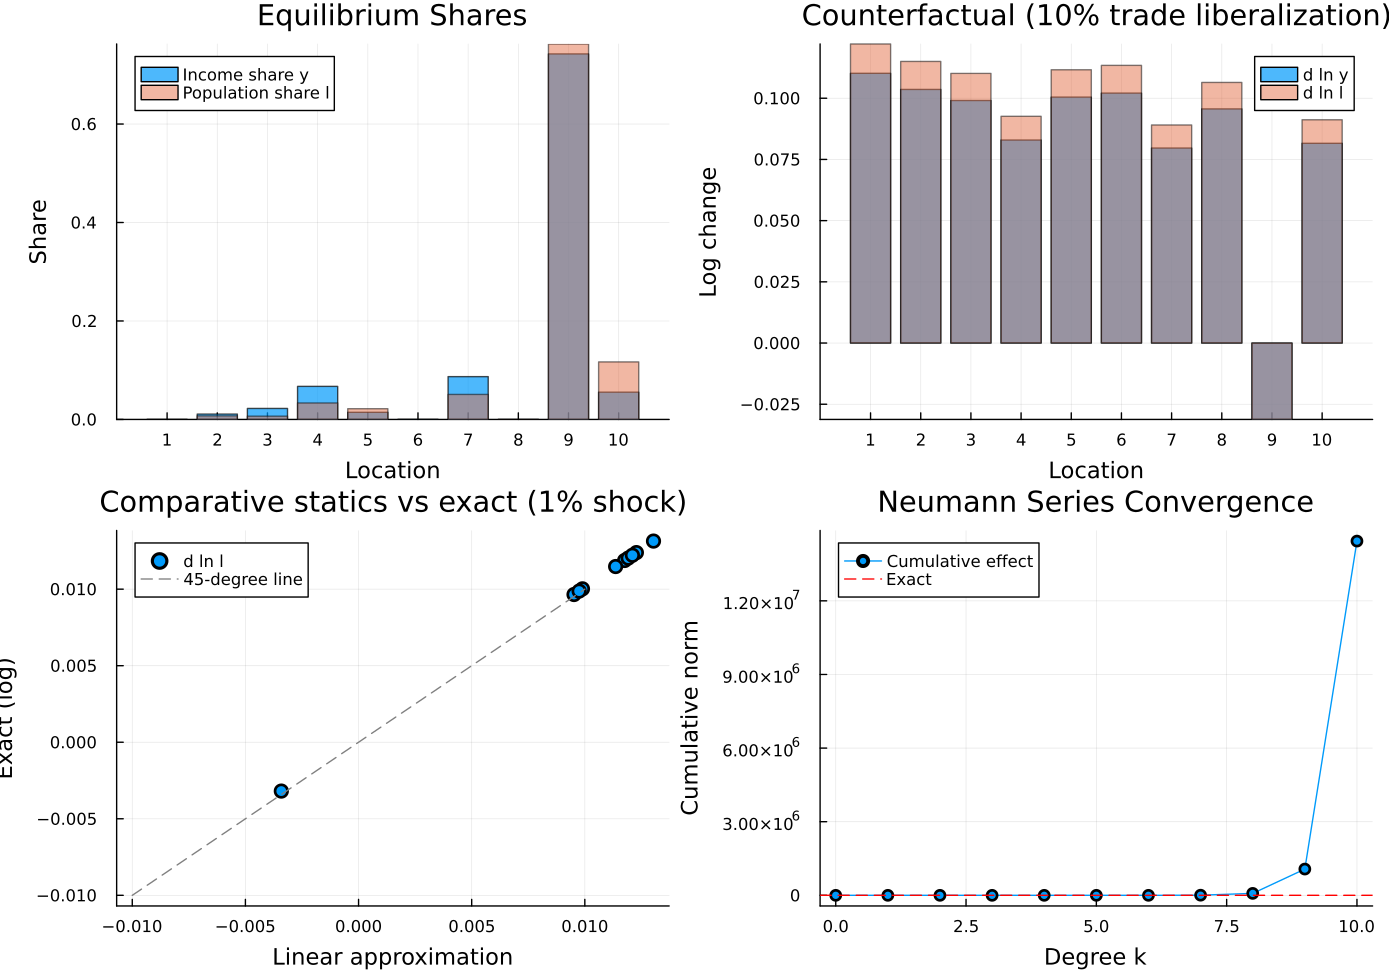

Write the Julia code that produced this figure.
# Workhorse Quantitative Economic Geography Framework
# Based on Section 6 of Allen & Arkolakis (2025)
# "Quantitative Regional Economics", Handbook of Regional and Urban Economics

# Implements: General gravity-based framework with four model elasticities,
# nesting Allen-Arkolakis, Krugman, Helpman, Eaton-Kortum, Redding, and other models.
# Includes equilibrium solver, exact hat algebra counterfactuals, and linear comparative statics.

using Random
using Statistics
using Plots
using LinearAlgebra
using StatsBase: geomean

# ============================================================
# Model Elasticity Mappings (Table 1)
# ============================================================

"""
    model_elasticities(model; sigma, alpha, beta, theta, mu, epsilon_pref)

Return the four workhorse elasticities (eps_S_local, eps_S_global, eps_D_local, eps_D_global)
for a named model from Table 1 of Allen & Arkolakis (2025).
"""
function model_elasticities(model::String; sigma=4.0, alpha=0.05, beta=-0.1,
                            theta=4.0, mu=0.75, epsilon_pref=3.0)
    if model == "Allen-Arkolakis"
        return (; eps_S_local = -beta, eps_S_global = 1/(sigma-1),
                  eps_D_local = (1-alpha*(sigma-1))/sigma, eps_D_global = 1/sigma)
    elseif model == "Rosen-Roback"
        return (; eps_S_local = -beta, eps_S_global = 0.0,
                  eps_D_local = alpha, eps_D_global = 0.0)
    elseif model == "Krugman"
        return (; eps_S_local = 0.0, eps_S_global = 1/(sigma-1),
                  eps_D_local = 0.0, eps_D_global = 1/sigma)
    elseif model == "Helpman"
        return (; eps_S_local = (1-mu)/mu, eps_S_global = 1/(sigma-1),
                  eps_D_local = 0.0, eps_D_global = 1/sigma)
    elseif model == "Eaton-Kortum"
        return (; eps_S_local = 0.0, eps_S_global = 1/theta,
                  eps_D_local = 1/(1+theta), eps_D_global = 1/(1+theta))
    elseif model == "Donaldson-Hornbeck"
        gamma = 1 - alpha - mu  # labor share (residual)
        return (; eps_S_local = 0.0, eps_S_global = 1/theta,
                  eps_D_local = (1+alpha*theta)/(1+(alpha+gamma)*theta),
                  eps_D_global = 1/(1+(alpha+gamma)*theta))
    elseif model == "Redding-CRS"
        return (; eps_S_local = (1+(1-mu)*epsilon_pref)/(mu*epsilon_pref),
                  eps_S_global = 1/theta,
                  eps_D_local = 1/(1+theta), eps_D_global = 1/(1+theta))
    elseif model == "Redding-IRS"
        return (; eps_S_local = (1+(1-mu)*epsilon_pref)/(mu*epsilon_pref),
                  eps_S_global = 1/(sigma-1),
                  eps_D_local = 0.0, eps_D_global = 1/sigma)
    else
        error("Unknown model: $model. Choose from: Allen-Arkolakis, Rosen-Roback, Krugman, Helpman, Eaton-Kortum, Donaldson-Hornbeck, Redding-CRS, Redding-IRS")
    end
end

# ============================================================
# A and B Matrices (Section 6.3-6.5)
# ============================================================

"""
    compute_AB_matrices(eps_S_local, eps_S_global, eps_D_local, eps_D_global)

Compute the B matrix (change of variables, eqs 86-87), A matrix (model elasticities,
eqs 71-72), and check uniqueness condition rho(|A|) <= 1.

Returns NamedTuple with A, B, B_inv, rho_A, unique.
"""
function compute_AB_matrices(eps_S_local, eps_S_global, eps_D_local, eps_D_global)
    # B matrix: maps (ln y, ln l) -> (ln x, ln z) from eqs 86-87
    # ln x = (1/eps_D_global)*ln y - ((1-eps_D_local)/eps_D_global)*ln l     (eq 86)
    # ln z = (-1/eps_S_global)*ln y + ((eps_S_local+1)/eps_S_global)*ln l    (eq 87)
    B = [1/eps_D_global       (eps_D_local-1)/eps_D_global;
        -1/eps_S_global       (eps_S_local+1)/eps_S_global]

    # Check if B is singular (some models like Krugman with eps_D_local=0 have det(B)=0)
    d = det(B)
    if abs(d) < 1e-12
        # B is singular; cannot invert. Return with NaN A matrix.
        A = fill(NaN, 2, 2)
        return (; A, B, B_inv=fill(NaN, 2, 2), rho_A=NaN, unique=false, singular_B=true)
    end

    B_inv = inv(B)

    # RHS exponent matrix from eqs 68-69 (exponents on y_j and l_j on the right-hand side)
    RHS = [(eps_S_global+1)/eps_S_global    -(1+eps_S_local)/eps_S_global;
           (eps_D_global-1)/eps_D_global     (1-eps_D_local)/eps_D_global]

    # A matrix: A = B^(-1) * RHS (eqs 71-72)
    A = B_inv * RHS

    # Uniqueness: spectral radius of |A| (Section 6.5)
    A_abs = abs.(A)
    rho_A = maximum(abs.(eigvals(A_abs)))

    is_unique = rho_A <= 1.0 + 1e-10  # small tolerance for floating point

    return (; A, B, B_inv, rho_A, unique=is_unique, singular_B=false)
end

# ============================================================
# Equilibrium Solver (eqs 68-69 / 71-72)
# ============================================================

"""
    solve_workhorse(K, eps_S_local, eps_S_global, eps_D_local, eps_D_global, Lbar;
                    maxiter, damping, tol)

Solve the workhorse equilibrium system (eqs 71-72) using fixed-point iteration.

K: N x N composite geography matrix, K_ij = T_ij * C_D_i^(1/eps_D_global) * C_S_j^(1/eps_S_global)

Returns NamedTuple with w, L, y, l, x, z, lambda, MA_out, MA_in, X, Y, E, A_mat, B_mat, converged.
"""
function solve_workhorse(K, eps_S_local, eps_S_global, eps_D_local, eps_D_global, Lbar;
                         maxiter=5000, damping=0.25, tol=6)
    tic = time()
    N = size(K, 1)

    # Compute A and B matrices
    ab = compute_AB_matrices(eps_S_local, eps_S_global, eps_D_local, eps_D_global)
    A_mat = ab.A
    B_mat = ab.B
    B_inv = ab.B_inv
    a11, a12 = A_mat[1,1], A_mat[1,2]
    a21, a22 = A_mat[2,1], A_mat[2,2]

    println("A matrix of model elasticities:")
    display(round.(A_mat, digits=4))
    println("Spectral radius rho(|A|) = $(round(ab.rho_A, digits=4))")
    ab.unique ? println("Unique equilibrium guaranteed.") : println("WARNING: rho(|A|) > 1, uniqueness not guaranteed!")

    # Initialize x, z (positive vectors)
    x = ones(N)
    z = ones(N)
    converged = false

    println(">>>> Start Equilibrium Convergence <<<<")

    for iter in 1:maxiter
        # Eq 71: lambda * x_i = sum_j K_ij * x_j^a11 * z_j^a12
        rhs_x = K * (x .^ a11 .* z .^ a12)

        # Eq 72: lambda * z_i = sum_j K_ji * x_j^a21 * z_j^a22
        rhs_z = K' * (x .^ a21 .* z .^ a22)

        # Compute lambda as the geometric mean of implied lambdas
        lambda_x = sum(rhs_x) / sum(x)
        lambda_z = sum(rhs_z) / sum(z)
        lambda = sqrt(lambda_x * lambda_z)

        # Update
        x_new = rhs_x ./ lambda
        z_new = rhs_z ./ lambda

        # Normalize to prevent drift
        x_new ./= geomean(x_new)
        z_new ./= geomean(z_new)

        # Damped update
        x_new = damping .* x_new + (1 - damping) .* x
        z_new = damping .* z_new + (1 - damping) .* z

        # Convergence check
        x_r = round.(x_new .* 10.0^tol)
        z_r = round.(z_new .* 10.0^tol)
        x_old_r = round.(x .* 10.0^tol)
        z_old_r = round.(z .* 10.0^tol)

        if x_r == x_old_r && z_r == z_old_r
            println(">>>> Equilibrium Convergence Achieved at iteration $iter <<<<")
            converged = true
            x = x_new
            z = z_new
            break
        end

        x = x_new
        z = z_new
    end

    if !converged
        println("WARNING: Equilibrium convergence NOT achieved after $maxiter iterations")
    end

    # Recover (y, l) from (x, z) using B^(-1)
    # [ln y; ln l] = B^(-1) * [ln x; ln z]
    ln_x = log.(x)
    ln_z = log.(z)
    ln_y = B_inv[1,1] .* ln_x + B_inv[1,2] .* ln_z
    ln_l = B_inv[2,1] .* ln_x + B_inv[2,2] .* ln_z

    y = exp.(ln_y)
    l = exp.(ln_l)

    # Normalize shares to sum to 1
    y ./= sum(y)
    l ./= sum(l)

    # Recover physical quantities
    L = l .* Lbar
    # w_i * L_i / Y_W = y_i, and Y_W is just a scale factor
    # w_i = y_i * Y_W / L_i = y_i / l_i * (Y_W / Lbar)
    # For now set Y_W = Lbar (numeraire), so w_i = y_i / l_i
    w = y ./ l
    w ./= geomean(w)

    # Recalculate y consistently
    Y = w .* L
    Y_W = sum(Y)
    y = Y ./ Y_W

    # Compute lambda from the equilibrium
    # Recompute final lambda
    rhs_x_final = K * (x .^ a11 .* z .^ a12)
    lambda = sum(rhs_x_final) / sum(x)

    # Compute market access (eqs 64-65)
    E = Y  # balanced trade: E_i = Y_i
    MA_out, MA_in = solve_market_access(K, Y, E, eps_S_global, eps_D_global;
                                         maxiter=maxiter, damping=damping, tol=tol)

    # Trade flows (eq 61): X_ij = T_ij * Y_i / MA_out_i * E_j / MA_in_j
    # Note: K_ij includes C_D and C_S, but trade flows use T_ij.
    # Since we only have K, we compute X_ij = K_ij * Y_i / MA_out_i * E_j / MA_in_j
    # (proportional to true trade flows, fine for shares)
    X = zeros(N, N)
    for i in 1:N, j in 1:N
        X[i,j] = K[i,j] * (Y[i] / MA_out[i]) * (E[j] / MA_in[j])
    end
    # Normalize rows to match Y_i
    for i in 1:N
        X[i,:] .*= Y[i] / sum(X[i,:])
    end

    elapsed = time() - tic
    println("Elapsed time: $(round(elapsed, digits=2))s")

    return (; w, L, y, l, x, z, lambda, MA_out, MA_in, X, Y, E, Y_W,
              A_mat, B_mat, B_inv, converged, elapsed)
end

"""
    solve_market_access(K, Y, E, eps_S_global, eps_D_global; maxiter, damping, tol)

Solve the market access equations (64-65) by fixed-point iteration.
MA_out_i = sum_j K_ij * E_j / MA_in_j
MA_in_i = sum_j K_ji * Y_j / MA_out_j
"""
function solve_market_access(K, Y, E, eps_S_global, eps_D_global;
                              maxiter=2000, damping=0.25, tol=6)
    N = length(Y)
    MA_out = ones(N)
    MA_in = ones(N)

    for iter in 1:maxiter
        MA_out_new = [sum(K[i,j] * E[j] / MA_in[j] for j in 1:N) for i in 1:N]
        MA_in_new = [sum(K[j,i] * Y[j] / MA_out[j] for j in 1:N) for i in 1:N]

        # Normalize
        MA_out_new ./= geomean(MA_out_new)
        MA_in_new ./= geomean(MA_in_new)

        # Convergence check
        out_r = round.(MA_out_new .* 10.0^tol)
        in_r = round.(MA_in_new .* 10.0^tol)
        out_old_r = round.(MA_out .* 10.0^tol)
        in_old_r = round.(MA_in .* 10.0^tol)

        if out_r == out_old_r && in_r == in_old_r
            MA_out = MA_out_new
            MA_in = MA_in_new
            break
        end

        MA_out = damping .* MA_out_new + (1 - damping) .* MA_out
        MA_in = damping .* MA_in_new + (1 - damping) .* MA_in
    end

    return MA_out, MA_in
end

# ============================================================
# Counterfactual: Exact Hat Algebra (eqs 80-81)
# ============================================================

"""
    counterfactual_hat(K_hat, result; maxiter, damping, tol)

Perform counterfactual analysis using exact hat algebra (eqs 80-81).

K_hat: N x N matrix of changes in composite geography (K_ij^B / K_ij^A).
result: NamedTuple from solve_workhorse (baseline equilibrium).

Returns NamedTuple with y_hat, l_hat, w_hat, L_hat, lambda_hat.
"""
function counterfactual_hat(K_hat, result;
                            maxiter=5000, damping=0.25, tol=6)
    N = length(result.w)
    eps_S_local = result.B_mat[2,2] * result.B_mat[2,2] # recover from stored matrices
    # Actually, we need the elasticities. Extract from A and B matrices.
    # Better: pass them explicitly or recover from the B matrix
    # B = [1/eD_g, (eD_l-1)/eD_g; -1/eS_g, (eS_l+1)/eS_g]
    eD_g = 1 / result.B_mat[1,1]
    eD_l = result.B_mat[1,2] * eD_g + 1
    eS_g = -1 / result.B_mat[2,1]
    eS_l = result.B_mat[2,2] * eS_g - 1

    # Export shares: T_ij = X_ij / Y_i
    T_share = result.X ./ result.Y
    # Import shares: S_ij = X_ij / E_j  => S_ji = X_ji / E_i
    # For eq 81: sum_j (X_ji^A / E_i^A) * K_hat_ji * ...
    # D_ji = X_ji / E_i
    E = result.E

    # Exponents from eqs 80-81
    # LHS of eq 80: lambda_hat * y_hat_i^(1/eD_g) * l_hat_i^((eD_l-1)/eD_g)
    # RHS of eq 80: sum_j (X_ij/Y_i) * K_hat_ij * y_hat_j^((eS_g+1)/eS_g) * l_hat_j^(-(1+eS_l)/eS_g)
    # LHS of eq 81: lambda_hat * y_hat_i^(-1/eS_g) * l_hat_i^((eS_l+1)/eS_g)
    # RHS of eq 81: sum_j (X_ji/E_i) * K_hat_ji * y_hat_j^((eD_g-1)/eD_g) * l_hat_j^((1-eD_l)/eD_g)

    # Use the (x_hat, z_hat) formulation via A matrix
    A_mat = result.A_mat
    B_inv = result.B_inv
    a11, a12 = A_mat[1,1], A_mat[1,2]
    a21, a22 = A_mat[2,1], A_mat[2,2]

    # Weighted K_hat matrices using export and import shares
    # For eq 80 (export side): C_ij = (X_ij/Y_i) * K_hat_ij
    C = T_share .* K_hat
    # For eq 81 (import side): D_ji = (X_ji/E_i) * K_hat_ji
    # D[j,i] = X[j,i]/E[i] * K_hat[j,i]
    S_by_E = result.X ./ (ones(N) * E')  # S[j,i] = X[j,i] / E[i]  -- this is N x N
    D = S_by_E .* K_hat

    # Initialize
    x_hat = ones(N)
    z_hat = ones(N)
    converged = false

    y_A = result.y
    l_A = result.l

    for iter in 1:maxiter
        # RHS of eq 80 in (x,z) form: sum_j C_ij * x_hat_j^a11 * z_hat_j^a12
        rhs_x = C * (x_hat .^ a11 .* z_hat .^ a12)

        # RHS of eq 81 in (x,z) form: sum_j D_ji * x_hat_j^a21 * z_hat_j^a22
        # D is stored as D[j,i], so D' gives us D[i,j] indexed by i
        rhs_z = D' * (x_hat .^ a21 .* z_hat .^ a22)

        # Compute lambda_hat from adding-up constraints:
        # sum(y_A .* y_hat) = 1 and sum(l_A .* l_hat) = 1
        # y_hat and l_hat are recovered from x_hat, z_hat via B_inv
        # For now, use normalization on x_hat and z_hat
        lambda_x = sum(rhs_x .* x_hat) / sum(x_hat .^ 2)
        lambda_z = sum(rhs_z .* z_hat) / sum(z_hat .^ 2)
        lambda_hat = sqrt(abs(lambda_x * lambda_z))
        if lambda_hat == 0; lambda_hat = 1.0; end

        x_hat_new = rhs_x ./ lambda_hat
        z_hat_new = rhs_z ./ lambda_hat

        # Recover y_hat, l_hat to enforce adding-up constraints
        ln_xh = log.(max.(x_hat_new, 1e-15))
        ln_zh = log.(max.(z_hat_new, 1e-15))
        ln_yh = B_inv[1,1] .* ln_xh + B_inv[1,2] .* ln_zh
        ln_lh = B_inv[2,1] .* ln_xh + B_inv[2,2] .* ln_zh
        y_hat_raw = exp.(ln_yh)
        l_hat_raw = exp.(ln_lh)

        # Enforce: sum(y_A .* y_hat) = 1
        y_hat_raw ./= sum(y_A .* y_hat_raw)
        l_hat_raw ./= sum(l_A .* l_hat_raw)

        # Back to (x_hat, z_hat)
        ln_yh = log.(y_hat_raw)
        ln_lh = log.(l_hat_raw)
        x_hat_new = exp.(result.B_mat[1,1] .* ln_yh + result.B_mat[1,2] .* ln_lh)
        z_hat_new = exp.(result.B_mat[2,1] .* ln_yh + result.B_mat[2,2] .* ln_lh)

        # Damped update
        x_hat_new = damping .* x_hat_new + (1 - damping) .* x_hat
        z_hat_new = damping .* z_hat_new + (1 - damping) .* z_hat

        # Convergence
        if round.(x_hat_new .* 10.0^tol) == round.(x_hat .* 10.0^tol) &&
           round.(z_hat_new .* 10.0^tol) == round.(z_hat .* 10.0^tol)
            println(">>>> Counterfactual Convergence at iteration $iter <<<<")
            converged = true
            x_hat = x_hat_new
            z_hat = z_hat_new
            break
        end

        x_hat = x_hat_new
        z_hat = z_hat_new
    end

    if !converged
        println("WARNING: Counterfactual convergence NOT achieved")
    end

    # Final recovery
    ln_xh = log.(x_hat)
    ln_zh = log.(z_hat)
    ln_yh = B_inv[1,1] .* ln_xh + B_inv[1,2] .* ln_zh
    ln_lh = B_inv[2,1] .* ln_xh + B_inv[2,2] .* ln_zh
    y_hat = exp.(ln_yh)
    l_hat = exp.(ln_lh)

    # Normalize
    y_hat ./= sum(y_A .* y_hat)
    l_hat ./= sum(l_A .* l_hat)

    # Welfare change
    lambda_hat = sum(C * (x_hat .^ a11 .* z_hat .^ a12) ./ x_hat) / N

    # Recover wage and population changes
    w_hat = (y_hat ./ l_hat) ./ (y_A ./ l_A) .* (y_A ./ l_A)
    # More precisely: w_new*L_new/Y_W_new = y_A*y_hat and L_new/Lbar = l_A*l_hat
    # => w_hat = y_hat / l_hat (up to aggregate scale)
    w_hat = y_hat ./ l_hat
    L_hat = l_hat

    return (; y_hat, l_hat, w_hat, L_hat, lambda_hat, converged, x_hat, z_hat)
end

# ============================================================
# Comparative Statics (eq 93)
# ============================================================

"""
    comparative_statics(result, dln_K; eps_S_local, eps_S_global, eps_D_local, eps_D_global)

Compute first-order comparative statics for small changes in geography (eq 93).

result: NamedTuple from solve_workhorse.
dln_K: N x N matrix of log changes in K_ij.

Returns NamedTuple with dln_x, dln_z, dln_y, dln_l, dln_lambda, dln_w.
"""
function comparative_statics(result, dln_K)
    N = length(result.w)
    A_mat = result.A_mat
    B_mat = result.B_mat
    B_inv = result.B_inv
    a11, a12 = A_mat[1,1], A_mat[1,2]
    a21, a22 = A_mat[2,1], A_mat[2,2]
    b11, b12 = B_inv[1,1], B_inv[1,2]  # Note: using B_inv for recovery
    b21, b22 = B_inv[2,1], B_inv[2,2]

    # From B_mat for Q construction
    bm11, bm12 = B_mat[1,1], B_mat[1,2]
    bm21, bm22 = B_mat[2,1], B_mat[2,2]

    # Export share matrix: T[i,j] = X_ij / Y_i
    T_share = result.X ./ result.Y
    # Import share matrix: S[i,j] = X_ij / E_j
    S_share = result.X ./ (ones(N) * result.E')

    y = result.y
    l = result.l

    # Q matrix (2N x 2N) - ensures adding-up constraints (eq after 92)
    # Q = [b11/(b11+b12) * ones(N)*y'   b12/(b11+b12) * ones(N)*y' ;
    #      b21/(b21+b22) * ones(N)*l'   b22/(b21+b22) * ones(N)*l' ]
    # But here b's refer to B_mat (not B_inv). Let me re-read the article...
    # From eq 88-90: the B used for Q is actually the B_mat (the original B, not inverse)
    # bm = B_mat entries
    Q_tl = (bm11 / (bm11 + bm12)) .* ones(N) * y'
    Q_tr = (bm12 / (bm11 + bm12)) .* ones(N) * y'
    Q_bl = (bm21 / (bm21 + bm22)) .* ones(N) * l'
    Q_br = (bm22 / (bm21 + bm22)) .* ones(N) * l'
    Q = [Q_tl Q_tr; Q_bl Q_br]

    # Block coefficient matrix (2N x 2N)
    M = [a11 .* T_share   a12 .* T_share;
         a21 .* S_share'   a22 .* S_share']

    # Shock vectors
    # diag(T * dln_K') = sum over columns: T_share .* dln_K' row sums
    shock_x = vec(sum(T_share .* dln_K, dims=2))   # diag(T * dln_K^T) when dln_K is symmetric
    shock_z = vec(sum(S_share' .* dln_K', dims=2))  # diag(S^T * dln_K)
    shock = [shock_x; shock_z]

    # Solve eq 93
    I_2N = Matrix{Float64}(I, 2N, 2N)
    coeff = I_2N - (I_2N - Q) * M
    rhs = (I_2N - Q) * shock
    dln_xz = coeff \ rhs

    dln_x = dln_xz[1:N]
    dln_z = dln_xz[N+1:2N]

    # Recover dln_y and dln_l using B^(-1)
    dln_y = B_inv[1,1] .* dln_x + B_inv[1,2] .* dln_z
    dln_l = B_inv[2,1] .* dln_x + B_inv[2,2] .* dln_z

    # Wage change: dln_w = dln_y - dln_l (since y_i = w_i*L_i/Y_W and l_i = L_i/Lbar)
    dln_w = dln_y - dln_l

    # Welfare change (eq 91)
    bm_sum1 = bm11 + bm12
    dln_lambda = (y' * (bm11 .* (shock_x + T_share * (a11 .* dln_x + a12 .* dln_z)) +
                         bm12 .* (shock_z + S_share' * (a21 .* dln_x + a22 .* dln_z)))) / bm_sum1

    return (; dln_x, dln_z, dln_y, dln_l, dln_w, dln_lambda=dln_lambda[1])
end

# ============================================================
# Neumann Series Decomposition (eq 94)
# ============================================================

"""
    neumann_decomposition(result, dln_K; K_max=10)

Compute the Neumann series expansion of the comparative statics (eq 94),
decomposing the total effect into direct (k=0) and indirect (k=1,...) effects.

Returns vector of 2N-vectors, one per degree k.
"""
function neumann_decomposition(result, dln_K; K_max=10)
    N = length(result.w)
    A_mat = result.A_mat
    B_mat = result.B_mat
    a11, a12 = A_mat[1,1], A_mat[1,2]
    a21, a22 = A_mat[2,1], A_mat[2,2]
    bm11, bm12 = B_mat[1,1], B_mat[1,2]
    bm21, bm22 = B_mat[2,1], B_mat[2,2]

    T_share = result.X ./ result.Y
    S_share = result.X ./ (ones(N) * result.E')
    y = result.y
    l = result.l

    Q_tl = (bm11 / (bm11 + bm12)) .* ones(N) * y'
    Q_tr = (bm12 / (bm11 + bm12)) .* ones(N) * y'
    Q_bl = (bm21 / (bm21 + bm22)) .* ones(N) * l'
    Q_br = (bm22 / (bm21 + bm22)) .* ones(N) * l'
    Q = [Q_tl Q_tr; Q_bl Q_br]

    M = [a11 .* T_share   a12 .* T_share;
         a21 .* S_share'   a22 .* S_share']

    shock_x = vec(sum(T_share .* dln_K, dims=2))
    shock_z = vec(sum(S_share' .* dln_K', dims=2))
    shock = [shock_x; shock_z]

    I_2N = Matrix{Float64}(I, 2N, 2N)
    IQ = I_2N - Q
    IQ_M = IQ * M

    contributions = Vector{Vector{Float64}}()
    base = IQ * shock
    push!(contributions, copy(base))

    current = base
    for k in 1:K_max
        current = IQ_M * current
        push!(contributions, copy(current))
    end

    return contributions
end

# ============================================================
# MAIN EXECUTION
# ============================================================

# ****************************
# **** Parameters ****
# ****************************

N = 10
Lbar = 1000.0

# Default: Allen-Arkolakis (2014) parameterization
sigma = 4.0
alpha_param = 0.05
beta_param = -0.1

elast = model_elasticities("Allen-Arkolakis"; sigma=sigma, alpha=alpha_param, beta=beta_param)
eps_S_local = elast.eps_S_local
eps_S_global = elast.eps_S_global
eps_D_local = elast.eps_D_local
eps_D_global = elast.eps_D_global

println("Model elasticities (Allen-Arkolakis):")
println("  eps_S_local  = $(round(eps_S_local, digits=4))")
println("  eps_S_global = $(round(eps_S_global, digits=4))")
println("  eps_D_local  = $(round(eps_D_local, digits=4))")
println("  eps_D_global = $(round(eps_D_global, digits=4))")

# ****************************
# **** Geography ****
# ****************************

Random.seed!(1)

# Location-specific supply and demand shifters
C_S = exp.(randn(N)); C_S ./= geomean(C_S)
C_D = exp.(randn(N)); C_D ./= geomean(C_D)

# Trade friction matrix T_ij <= 1 (distance-based)
coords = range(0, stop=4, length=N)
dist_mat = [abs(coords[i] - coords[j]) for i in 1:N, j in 1:N]
T_ij = exp.(-0.3 .* dist_mat)
for i in 1:N; T_ij[i,i] = 1.0; end

# Composite geography: K_ij = T_ij * C_D_i^(1/eps_D_global) * C_S_j^(1/eps_S_global)
K = [T_ij[i,j] * C_D[i]^(1/eps_D_global) * C_S[j]^(1/eps_S_global) for i in 1:N, j in 1:N]

# ============================================================
# Solve Equilibrium
# ============================================================

println("\n", "="^60)
println("Solving Workhorse Framework (Allen-Arkolakis parameterization)")
println("="^60)

result = solve_workhorse(K, eps_S_local, eps_S_global, eps_D_local, eps_D_global, Lbar)

println("\nEquilibrium results:")
@show round.(result.w, digits=4)
@show round.(result.L, digits=2)
@show round.(result.y, digits=4)
@show round.(result.l, digits=4)
@show round(result.lambda, digits=6)

# Verify trade balance
exports = vec(sum(result.X, dims=2))
imports = vec(sum(result.X, dims=1))
println("Max trade imbalance (exports): $(round(maximum(abs.(exports .- result.Y)), digits=8))")
println("Max trade imbalance (imports): $(round(maximum(abs.(imports .- result.E)), digits=8))")

# ============================================================
# Counterfactual: 10% reduction in trade frictions
# ============================================================

println("\n", "="^60)
println("Counterfactual: 10% increase in off-diagonal K (trade liberalization)")
println("="^60)

K_hat = ones(N, N)
K_hat .+= 0.1 .* (1.0 .- Matrix{Float64}(I, N, N))  # 10% increase in off-diagonal

cf = counterfactual_hat(K_hat, result)

println("\nCounterfactual changes:")
@show round.(cf.y_hat, digits=4)
@show round.(cf.l_hat, digits=4)
@show round.(cf.w_hat, digits=4)
@show round(cf.lambda_hat, digits=6)

# ============================================================
# Comparative Statics (small shock)
# ============================================================

println("\n", "="^60)
println("Comparative Statics: 1% increase in off-diagonal K")
println("="^60)

dln_K = 0.01 .* (1.0 .- Matrix{Float64}(I, N, N))
cs = comparative_statics(result, dln_K)

println("\nFirst-order changes:")
@show round.(cs.dln_y, digits=6)
@show round.(cs.dln_l, digits=6)
@show round.(cs.dln_w, digits=6)
@show round(cs.dln_lambda, digits=6)

# Compare with small exact counterfactual
K_hat_small = ones(N, N) .+ dln_K
cf_small = counterfactual_hat(K_hat_small, result)

println("\nComparison (linear approx vs exact for 1% shock):")
println("  dln_y (linear):  $(round.(cs.dln_y, digits=6))")
println("  dln_y (exact):   $(round.(log.(cf_small.y_hat), digits=6))")
println("  Max |diff|:      $(round(maximum(abs.(cs.dln_y .- log.(cf_small.y_hat))), digits=8))")

# ============================================================
# Neumann Series Decomposition
# ============================================================

println("\n", "="^60)
println("Neumann Series Decomposition (eq 94)")
println("="^60)

contributions = neumann_decomposition(result, dln_K; K_max=10)
cumulative = zeros(2N)
println("Degree | Cumulative norm (first N components)")
for (k, c) in enumerate(contributions)
    cumulative .+= c
    println("  k=$(k-1)   | $(round(norm(cumulative[1:N]), digits=8))")
end
println("  Exact  | $(round(norm(cs.dln_x), digits=8))")

# ============================================================
# Model Comparison
# ============================================================

println("\n", "="^60)
println("Model Comparison: Uniqueness conditions across models")
println("="^60)

for model_name in ["Allen-Arkolakis", "Krugman", "Helpman", "Eaton-Kortum", "Redding-CRS", "Redding-IRS"]
    e = model_elasticities(model_name; sigma=sigma, alpha=alpha_param, beta=beta_param)
    if e.eps_S_global == 0.0 || e.eps_D_global == 0.0
        println("  $model_name: No spatial linkages (trivial equilibrium)")
        continue
    end
    ab = compute_AB_matrices(e.eps_S_local, e.eps_S_global, e.eps_D_local, e.eps_D_global)
    if ab.singular_B
        println("  $model_name: B matrix is singular (degenerate change of variables)")
    else
        println("  $model_name: rho(|A|) = $(round(ab.rho_A, digits=4)) $(ab.unique ? "(unique)" : "(WARNING: not unique)")")
    end
end

# ============================================================
# Plots
# ============================================================

# Population and income shares
p1 = bar(1:N, result.y, label="Income share y", alpha=0.7,
    title="Equilibrium Shares", xlabel="Location", ylabel="Share",
    xticks=1:N)
bar!(1:N, result.l, label="Population share l", alpha=0.5)

# Counterfactual changes
p2 = bar(1:N, log.(cf.y_hat), label="d ln y", alpha=0.7,
    title="Counterfactual (10% trade liberalization)", xlabel="Location", ylabel="Log change",
    xticks=1:N)
bar!(1:N, log.(cf.l_hat), label="d ln l", alpha=0.5)

# Linear vs exact comparison
p3 = scatter(cs.dln_l, log.(cf_small.l_hat),
    xlabel="Linear approximation", ylabel="Exact (log)",
    title="Comparative statics vs exact (1% shock)",
    label="d ln l", markersize=5)
plot!(p3, [-0.01, 0.01], [-0.01, 0.01], label="45-degree line", linestyle=:dash, color=:gray)

# Neumann convergence
norms = [norm(sum(contributions[1:k])[1:N]) for k in 1:length(contributions)]
p4 = plot(0:length(norms)-1, norms,
    xlabel="Degree k", ylabel="Cumulative norm",
    title="Neumann Series Convergence",
    marker=:circle, label="Cumulative effect")
hline!([norm(cs.dln_x)], label="Exact", linestyle=:dash, color=:red)

plot(p1, p2, p3, p4, layout=(2, 2), size=(1000, 700))
savefig("QRE-HoRaUE-2025/workhorse_qre_framework.pdf")
println("\nPlots saved to QRE-HoRaUE-2025/workhorse_qre_framework.pdf")
